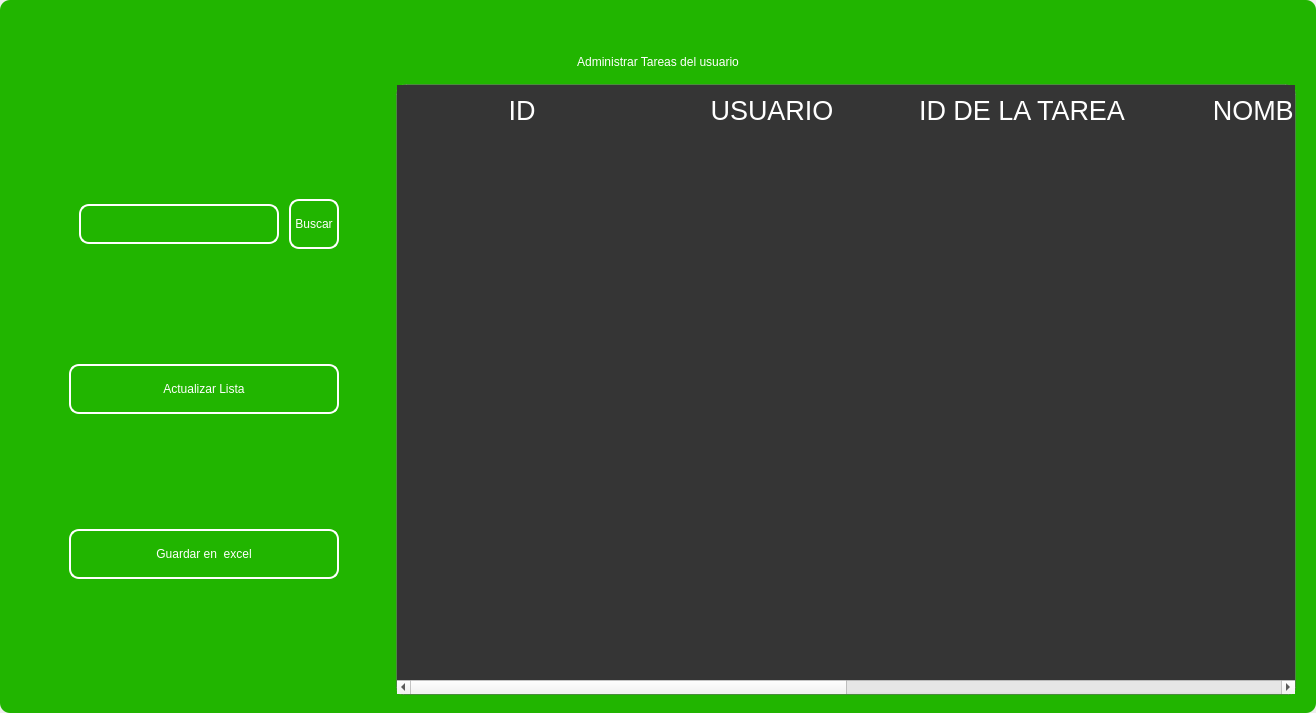
<?xml version="1.0" encoding="UTF-8"?>
<ui version="4.0">
 <class>MainWindow</class>
 <widget class="QMainWindow" name="MainWindow">
  <property name="geometry">
   <rect>
    <x>0</x>
    <y>0</y>
    <width>1316</width>
    <height>713</height>
   </rect>
  </property>
  <property name="windowTitle">
   <string>MainWindow</string>
  </property>
  <property name="styleSheet">
   <string notr="true"/>
  </property>
  <widget class="QWidget" name="centralwidget">
   <property name="styleSheet">
    <string notr="true"/>
   </property>
   <layout class="QVBoxLayout" name="verticalLayout">
    <property name="spacing">
     <number>0</number>
    </property>
    <property name="leftMargin">
     <number>0</number>
    </property>
    <property name="topMargin">
     <number>0</number>
    </property>
    <property name="rightMargin">
     <number>0</number>
    </property>
    <property name="bottomMargin">
     <number>0</number>
    </property>
    <item>
     <widget class="QFrame" name="frame">
      <property name="enabled">
       <bool>true</bool>
      </property>
      <property name="styleSheet">
       <string notr="true">
QFrame {
border-radius:10px;
background-color: rgb(33, 181, 0);
 }
</string>
      </property>
      <property name="frameShape">
       <enum>QFrame::StyledPanel</enum>
      </property>
      <property name="frameShadow">
       <enum>QFrame::Raised</enum>
      </property>
      <layout class="QVBoxLayout" name="verticalLayout_2">
       <item>
        <widget class="QFrame" name="frame_superior">
         <property name="minimumSize">
          <size>
           <width>0</width>
           <height>40</height>
          </size>
         </property>
         <property name="maximumSize">
          <size>
           <width>16777215</width>
           <height>40</height>
          </size>
         </property>
         <property name="styleSheet">
          <string notr="true">QPushButton{
border-radius:18px;
}

QPushButton:hover{
	background-color: rgb(0, 0, 0);
}
</string>
         </property>
         <property name="frameShape">
          <enum>QFrame::StyledPanel</enum>
         </property>
         <property name="frameShadow">
          <enum>QFrame::Raised</enum>
         </property>
         <layout class="QHBoxLayout" name="horizontalLayout_3">
          <property name="spacing">
           <number>4</number>
          </property>
          <property name="leftMargin">
           <number>0</number>
          </property>
          <property name="topMargin">
           <number>0</number>
          </property>
          <property name="rightMargin">
           <number>0</number>
          </property>
          <property name="bottomMargin">
           <number>0</number>
          </property>
          <item>
           <widget class="QPushButton" name="btn_icon">
            <property name="text">
             <string/>
            </property>
            <property name="iconSize">
             <size>
              <width>40</width>
              <height>40</height>
             </size>
            </property>
           </widget>
          </item>
          <item>
           <spacer name="horizontalSpacer_2">
            <property name="orientation">
             <enum>Qt::Horizontal</enum>
            </property>
            <property name="sizeHint" stdset="0">
             <size>
              <width>443</width>
              <height>20</height>
             </size>
            </property>
           </spacer>
          </item>
          <item>
           <widget class="QPushButton" name="btn_exit">
            <property name="minimumSize">
             <size>
              <width>38</width>
              <height>38</height>
             </size>
            </property>
            <property name="maximumSize">
             <size>
              <width>38</width>
              <height>38</height>
             </size>
            </property>
            <property name="cursor">
             <cursorShape>PointingHandCursor</cursorShape>
            </property>
            <property name="text">
             <string/>
            </property>
            <property name="iconSize">
             <size>
              <width>35</width>
              <height>35</height>
             </size>
            </property>
           </widget>
          </item>
          <item>
           <widget class="QPushButton" name="bt_minimizar">
            <property name="minimumSize">
             <size>
              <width>38</width>
              <height>38</height>
             </size>
            </property>
            <property name="maximumSize">
             <size>
              <width>38</width>
              <height>38</height>
             </size>
            </property>
            <property name="cursor">
             <cursorShape>PointingHandCursor</cursorShape>
            </property>
            <property name="text">
             <string/>
            </property>
            <property name="icon">
             <iconset>
              <normaloff>image/minus.svg</normaloff>image/minus.svg</iconset>
            </property>
            <property name="iconSize">
             <size>
              <width>38</width>
              <height>38</height>
             </size>
            </property>
           </widget>
          </item>
          <item>
           <widget class="QPushButton" name="bt_maximizar">
            <property name="minimumSize">
             <size>
              <width>38</width>
              <height>38</height>
             </size>
            </property>
            <property name="maximumSize">
             <size>
              <width>38</width>
              <height>38</height>
             </size>
            </property>
            <property name="cursor">
             <cursorShape>PointingHandCursor</cursorShape>
            </property>
            <property name="text">
             <string/>
            </property>
            <property name="icon">
             <iconset>
              <normaloff>image/chevron-up.svg</normaloff>image/chevron-up.svg</iconset>
            </property>
            <property name="iconSize">
             <size>
              <width>38</width>
              <height>38</height>
             </size>
            </property>
           </widget>
          </item>
          <item>
           <widget class="QPushButton" name="bt_restaurar">
            <property name="minimumSize">
             <size>
              <width>38</width>
              <height>38</height>
             </size>
            </property>
            <property name="maximumSize">
             <size>
              <width>38</width>
              <height>38</height>
             </size>
            </property>
            <property name="cursor">
             <cursorShape>PointingHandCursor</cursorShape>
            </property>
            <property name="text">
             <string/>
            </property>
            <property name="icon">
             <iconset>
              <normaloff>image/chevron-down.svg</normaloff>image/chevron-down.svg</iconset>
            </property>
            <property name="iconSize">
             <size>
              <width>38</width>
              <height>38</height>
             </size>
            </property>
           </widget>
          </item>
          <item>
           <widget class="QPushButton" name="bt_cerrar">
            <property name="minimumSize">
             <size>
              <width>38</width>
              <height>38</height>
             </size>
            </property>
            <property name="maximumSize">
             <size>
              <width>38</width>
              <height>38</height>
             </size>
            </property>
            <property name="cursor">
             <cursorShape>PointingHandCursor</cursorShape>
            </property>
            <property name="text">
             <string/>
            </property>
            <property name="icon">
             <iconset>
              <normaloff>image/x.svg</normaloff>image/x.svg</iconset>
            </property>
            <property name="iconSize">
             <size>
              <width>38</width>
              <height>38</height>
             </size>
            </property>
           </widget>
          </item>
         </layout>
        </widget>
       </item>
       <item>
        <widget class="QLabel" name="label">
         <property name="styleSheet">
          <string notr="true">font: 30pt &quot;MS Shell Dlg 2&quot;;
color: rgb(255, 255, 255);</string>
         </property>
         <property name="text">
          <string>Administrar Tareas del usuario</string>
         </property>
         <property name="alignment">
          <set>Qt::AlignCenter</set>
         </property>
        </widget>
       </item>
       <item>
        <widget class="QFrame" name="frame_3">
         <property name="minimumSize">
          <size>
           <width>0</width>
           <height>0</height>
          </size>
         </property>
         <property name="frameShape">
          <enum>QFrame::StyledPanel</enum>
         </property>
         <property name="frameShadow">
          <enum>QFrame::Raised</enum>
         </property>
         <layout class="QHBoxLayout" name="horizontalLayout_4">
          <property name="leftMargin">
           <number>9</number>
          </property>
          <property name="topMargin">
           <number>9</number>
          </property>
          <property name="rightMargin">
           <number>9</number>
          </property>
          <item>
           <layout class="QVBoxLayout" name="verticalLayout_4">
            <property name="spacing">
             <number>50</number>
            </property>
            <property name="sizeConstraint">
             <enum>QLayout::SetDefaultConstraint</enum>
            </property>
            <property name="leftMargin">
             <number>50</number>
            </property>
            <property name="topMargin">
             <number>50</number>
            </property>
            <property name="rightMargin">
             <number>50</number>
            </property>
            <property name="bottomMargin">
             <number>50</number>
            </property>
            <item>
             <layout class="QHBoxLayout" name="horizontalLayout">
              <property name="spacing">
               <number>10</number>
              </property>
              <property name="leftMargin">
               <number>10</number>
              </property>
              <property name="topMargin">
               <number>0</number>
              </property>
              <property name="bottomMargin">
               <number>0</number>
              </property>
              <item>
               <widget class="QLineEdit" name="searchtxt">
                <property name="minimumSize">
                 <size>
                  <width>200</width>
                  <height>25</height>
                 </size>
                </property>
                <property name="maximumSize">
                 <size>
                  <width>150</width>
                  <height>40</height>
                 </size>
                </property>
                <property name="styleSheet">
                 <string notr="true">QLabel {
	color: rgb(255, 255, 254);
	font: 12pt &quot;Arial&quot;;
	background-color: rgba(0, 0, 0,0);
}

QTextEdit{
background-color: rgba(0, 0, 0,0);
border-radius:10px; 
font: 12pt &quot;Arial&quot;;
color: rgb(255, 255, 254);
border: 2px solid  rgb(255, 255, 255);

}

QTextEdit:hover{
background-color: rgba(0, 0, 0,0);
border-radius:10px; 
font: 12pt &quot;Arial&quot;;
border: 2px solid  rgb(120, 0, 171);
}

QTextEdit:focus{
background-color: rgb(0, 0, 0);
border-radius:10px; 
font: 12pt &quot;Arial&quot;;
border: 2px solid rgb(120, 0, 171);
}

QLineEdit{
background-color: rgba(0, 0, 0,0);
border-radius:10px; 
font: 12pt &quot;Arial&quot;;
color: rgb(255, 255, 254);
border: 2px solid  rgb(255, 255, 255);

}

QLineEdit:hover{
background-color: rgba(0, 0, 0,0);
border-radius:10px; 
font: 12pt &quot;Arial&quot;;
border: 2px solid  rgb(120, 0, 171);
}

QLineEdit:focus{
background-color: rgb(0, 0, 0);
border-radius:10px; 
font: 12pt &quot;Arial&quot;;
border: 2px solid rgb(120, 0, 171);
}

QCheckBox{
	font: 12pt &quot;Arial&quot;;
	color: rgb(255, 255, 255);
}

QCheckBox::indicator {
    width: 18px;
    height:18px;
}

QCheckBox::indicator:unchecked {
   background-image: url(image/square.svg);
}

QCheckBox::indicator:checked {
   background-image: url(image/check-square.svg);
}

QPushButton{
border-radius:10px; 
font: 12pt &quot;Arial&quot;;
color: rgb(255, 255, 254);
border: 2px solid #ffffff;
}

QPushButton:hover{
border-radius:10px; 
font: 12pt &quot;Arial&quot;;
color: rgb(255, 255, 255);
border: 2px solid rgb(120, 0, 171);
	background-color: rgb(120, 0, 171);
}
</string>
                </property>
               </widget>
              </item>
              <item>
               <widget class="QPushButton" name="btn_search">
                <property name="sizePolicy">
                 <sizepolicy hsizetype="Minimum" vsizetype="Fixed">
                  <horstretch>0</horstretch>
                  <verstretch>0</verstretch>
                 </sizepolicy>
                </property>
                <property name="minimumSize">
                 <size>
                  <width>0</width>
                  <height>15</height>
                 </size>
                </property>
                <property name="maximumSize">
                 <size>
                  <width>100</width>
                  <height>50</height>
                 </size>
                </property>
                <property name="cursor">
                 <cursorShape>PointingHandCursor</cursorShape>
                </property>
                <property name="styleSheet">
                 <string notr="true">QPushButton{
border-radius:10px; 
font: 12pt &quot;Arial&quot;;
color: rgb(255, 255, 254);
border: 2px solid #ffffff;
}

QPushButton:hover{
border-radius:10px; 
font: 12pt &quot;Arial&quot;;
color: rgb(255, 255, 255);
border: 2px solid rgb(120, 0, 171);
	background-color: rgb(120, 0, 171);
}</string>
                </property>
                <property name="text">
                 <string>Buscar</string>
                </property>
               </widget>
              </item>
             </layout>
            </item>
            <item>
             <widget class="QPushButton" name="btn_get">
              <property name="minimumSize">
               <size>
                <width>50</width>
                <height>40</height>
               </size>
              </property>
              <property name="maximumSize">
               <size>
                <width>300</width>
                <height>50</height>
               </size>
              </property>
              <property name="cursor">
               <cursorShape>PointingHandCursor</cursorShape>
              </property>
              <property name="styleSheet">
               <string notr="true">QPushButton{
border-radius:10px; 
font: 12pt &quot;Arial&quot;;
color: rgb(255, 255, 254);
border: 2px solid #ffffff;
}

QPushButton:hover{
border-radius:10px; 
font: 12pt &quot;Arial&quot;;
color: rgb(255, 255, 255);
border: 2px solid rgb(120, 0, 171);
	background-color: rgb(120, 0, 171);
}</string>
              </property>
              <property name="text">
               <string>Actualizar Lista</string>
              </property>
              <property name="iconSize">
               <size>
                <width>35</width>
                <height>35</height>
               </size>
              </property>
             </widget>
            </item>
            <item>
             <widget class="QPushButton" name="btn_excel">
              <property name="minimumSize">
               <size>
                <width>10</width>
                <height>40</height>
               </size>
              </property>
              <property name="maximumSize">
               <size>
                <width>300</width>
                <height>50</height>
               </size>
              </property>
              <property name="cursor">
               <cursorShape>PointingHandCursor</cursorShape>
              </property>
              <property name="styleSheet">
               <string notr="true">QPushButton{
border-radius:10px; 
font: 12pt &quot;Arial&quot;;
color: rgb(255, 255, 254);
border: 2px solid #ffffff;
}

QPushButton:hover{
border-radius:10px; 
font: 12pt &quot;Arial&quot;;
color: rgb(255, 255, 255);
border: 2px solid rgb(120, 0, 171);
	background-color: rgb(120, 0, 171);
}</string>
              </property>
              <property name="text">
               <string>Guardar en  excel</string>
              </property>
              <property name="iconSize">
               <size>
                <width>35</width>
                <height>35</height>
               </size>
              </property>
             </widget>
            </item>
           </layout>
          </item>
          <item>
           <widget class="QTableWidget" name="table_task">
            <property name="minimumSize">
             <size>
              <width>900</width>
              <height>0</height>
             </size>
            </property>
            <property name="maximumSize">
             <size>
              <width>700</width>
              <height>16777215</height>
             </size>
            </property>
            <property name="styleSheet">
             <string notr="true">QTableView {

	border: 1px solid rgba(255,255,255,40);
	border-bottom-right-radius: 7px; 
	border-bottom-left-radius: 7px; 
	color: white;
	font: 15pt &quot;MS Shell Dlg 2&quot;;
	background-color: rgb(53, 53, 53);
}

QHeaderView::section {
background-color: rgb(53, 53, 53);
color: white;
border: none;
height: 50px;
font-size: 20pt;
}

QTableView::item {
    border-style: none;
    border-bottom: 1px solid rgba(255,255,255,50);
    padding-left: auto;
    padding-right: auto;
}

QTableView::item:selected{
	border: none;
	color: rgb(255, 255, 255);
    background-color: rgba(255, 255, 255, 50);
}
</string>
            </property>
            <property name="lineWidth">
             <number>1</number>
            </property>
            <property name="editTriggers">
             <set>QAbstractItemView::NoEditTriggers</set>
            </property>
            <attribute name="horizontalHeaderDefaultSectionSize">
             <number>250</number>
            </attribute>
            <column>
             <property name="text">
              <string>ID</string>
             </property>
            </column>
            <column>
             <property name="text">
              <string>USUARIO</string>
             </property>
            </column>
            <column>
             <property name="text">
              <string>ID DE LA TAREA</string>
             </property>
            </column>
            <column>
             <property name="text">
              <string>NOMBRE</string>
             </property>
            </column>
            <column>
             <property name="text">
              <string>DESCRIPCIÓN</string>
             </property>
            </column>
            <column>
             <property name="text">
              <string>ESTADO</string>
             </property>
            </column>
           </widget>
          </item>
         </layout>
        </widget>
       </item>
      </layout>
     </widget>
    </item>
   </layout>
  </widget>
 </widget>
 <resources/>
 <connections/>
</ui>
